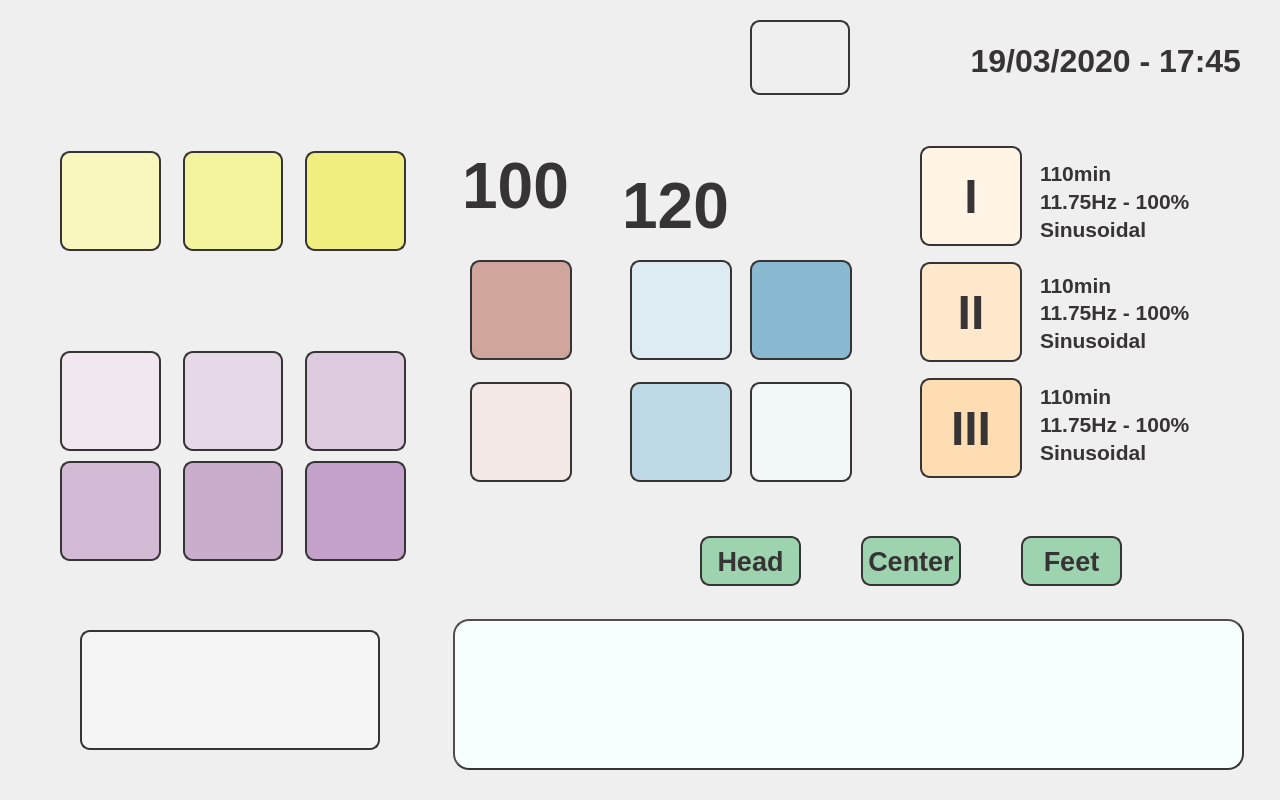
<?xml version="1.0" encoding="UTF-8"?>
<ui version="4.0">
 <class>Dialog</class>
 <widget class="QDialog" name="Dialog">
  <property name="geometry">
   <rect>
    <x>0</x>
    <y>0</y>
    <width>1280</width>
    <height>800</height>
   </rect>
  </property>
  <property name="windowTitle">
   <string>Dialog</string>
  </property>
  <property name="styleSheet">
   <string notr="true">QDialog {
background-image: url(:/background/resources/background_stretcher_infinity_01.png);
}</string>
  </property>
  <widget class="QWidget" name="layoutWidget">
   <property name="geometry">
    <rect>
     <x>60</x>
     <y>350</y>
     <width>346</width>
     <height>102</height>
    </rect>
   </property>
   <layout class="QHBoxLayout" name="horizontalLayout_2">
    <property name="spacing">
     <number>22</number>
    </property>
    <item>
     <widget class="QPushButton" name="freq1Button">
      <property name="minimumSize">
       <size>
        <width>100</width>
        <height>100</height>
       </size>
      </property>
      <property name="styleSheet">
       <string notr="true">background-image: url(:/frequencies/resources/7_83Hz.png);
background-color: rgb(240, 231, 240);
border-radius: 10px;
border:2px solid rgb(55, 52, 53);</string>
      </property>
      <property name="text">
       <string/>
      </property>
     </widget>
    </item>
    <item>
     <widget class="QPushButton" name="freq2Button">
      <property name="minimumSize">
       <size>
        <width>100</width>
        <height>100</height>
       </size>
      </property>
      <property name="styleSheet">
       <string notr="true">background-image: url(:/frequencies/resources/11_79Hz.png);
background-color: rgb(230, 217, 231);
border-radius: 10px;
border:2px solid rgb(55, 52, 53);</string>
      </property>
      <property name="text">
       <string/>
      </property>
     </widget>
    </item>
    <item>
     <widget class="QPushButton" name="freq3Button">
      <property name="minimumSize">
       <size>
        <width>100</width>
        <height>100</height>
       </size>
      </property>
      <property name="styleSheet">
       <string notr="true">background-image: url(:/frequencies/resources/16_67Hz.png);
background-color: rgb(221, 202, 222);
border-radius: 10px;
border:2px solid rgb(55, 52, 53);</string>
      </property>
      <property name="text">
       <string/>
      </property>
     </widget>
    </item>
   </layout>
  </widget>
  <widget class="QWidget" name="layoutWidget_2">
   <property name="geometry">
    <rect>
     <x>60</x>
     <y>460</y>
     <width>346</width>
     <height>102</height>
    </rect>
   </property>
   <layout class="QHBoxLayout" name="horizontalLayout_3">
    <property name="spacing">
     <number>22</number>
    </property>
    <item>
     <widget class="QPushButton" name="freq4Button">
      <property name="minimumSize">
       <size>
        <width>100</width>
        <height>100</height>
       </size>
      </property>
      <property name="styleSheet">
       <string notr="true">background-image: url(:/frequencies/resources/23_58Hz.png);
background-color: rgb(211, 187, 213);
border-radius: 10px;
border:2px solid rgb(55, 52, 53);</string>
      </property>
      <property name="text">
       <string/>
      </property>
     </widget>
    </item>
    <item>
     <widget class="QPushButton" name="freq5Button">
      <property name="minimumSize">
       <size>
        <width>100</width>
        <height>100</height>
       </size>
      </property>
      <property name="styleSheet">
       <string notr="true">background-image: url(:/frequencies/resources/30_80Hz.png);
background-color: rgb(202, 173, 204);
border-radius: 10px;
border:2px solid rgb(55, 52, 53);</string>
      </property>
      <property name="text">
       <string/>
      </property>
     </widget>
    </item>
    <item>
     <widget class="QPushButton" name="freq6Button">
      <property name="minimumSize">
       <size>
        <width>100</width>
        <height>100</height>
       </size>
      </property>
      <property name="styleSheet">
       <string notr="true">background-image: url(:/frequencies/resources/62_64Hz.png);
background-color: rgb(196, 161, 203);
border-radius: 10px;
border:2px solid rgb(55, 52, 53);</string>
      </property>
      <property name="text">
       <string/>
      </property>
     </widget>
    </item>
   </layout>
  </widget>
  <widget class="QWidget" name="layoutWidget_3">
   <property name="geometry">
    <rect>
     <x>630</x>
     <y>260</y>
     <width>102</width>
     <height>224</height>
    </rect>
   </property>
   <layout class="QVBoxLayout" name="verticalLayout_2">
    <property name="spacing">
     <number>22</number>
    </property>
    <item>
     <widget class="QPushButton" name="min30Button">
      <property name="minimumSize">
       <size>
        <width>100</width>
        <height>100</height>
       </size>
      </property>
      <property name="styleSheet">
       <string notr="true">background-image: url(:/buttons/resources/30min.png);
background-color: rgb(221, 235, 242);
border-radius: 10px;
border:2px solid rgb(55, 52, 53);</string>
      </property>
      <property name="text">
       <string/>
      </property>
     </widget>
    </item>
    <item>
     <widget class="QPushButton" name="min45Button">
      <property name="minimumSize">
       <size>
        <width>100</width>
        <height>100</height>
       </size>
      </property>
      <property name="styleSheet">
       <string notr="true">background-image: url(:/buttons/resources/40min.png);
background-color: rgb(191, 218, 231);
border-radius: 10px;
border:2px solid rgb(55, 52, 53);</string>
      </property>
      <property name="text">
       <string/>
      </property>
     </widget>
    </item>
   </layout>
  </widget>
  <widget class="QWidget" name="layoutWidget_4">
   <property name="geometry">
    <rect>
     <x>750</x>
     <y>260</y>
     <width>102</width>
     <height>224</height>
    </rect>
   </property>
   <layout class="QVBoxLayout" name="verticalLayout_3">
    <property name="spacing">
     <number>22</number>
    </property>
    <item>
     <widget class="QPushButton" name="timeUpButton">
      <property name="minimumSize">
       <size>
        <width>100</width>
        <height>100</height>
       </size>
      </property>
      <property name="styleSheet">
       <string notr="true">background-image: url(:/buttons/resources/Arriba.png);
background-color: rgb(138, 186, 210);
border-radius: 10px;
border:2px solid rgb(55, 52, 53);</string>
      </property>
      <property name="text">
       <string/>
      </property>
     </widget>
    </item>
    <item>
     <widget class="QPushButton" name="timeDwnButton">
      <property name="minimumSize">
       <size>
        <width>100</width>
        <height>100</height>
       </size>
      </property>
      <property name="styleSheet">
       <string notr="true">background-image: url(:/buttons/resources/Abajo.png);
background-color: rgb(242, 248, 250);
border-radius: 10px;
border:2px solid rgb(55, 52, 53);</string>
      </property>
      <property name="text">
       <string/>
      </property>
     </widget>
    </item>
   </layout>
  </widget>
  <widget class="QPushButton" name="startButton">
   <property name="geometry">
    <rect>
     <x>80</x>
     <y>630</y>
     <width>300</width>
     <height>120</height>
    </rect>
   </property>
   <property name="minimumSize">
    <size>
     <width>100</width>
     <height>100</height>
    </size>
   </property>
   <property name="styleSheet">
    <string notr="true">background-image: url(:/buttons/resources/Play.png);
background-color: rgb(245, 245, 245);
border-radius: 10px;
border:2px solid rgb(55, 52, 53);</string>
   </property>
   <property name="text">
    <string/>
   </property>
  </widget>
  <widget class="QWidget" name="layoutWidget">
   <property name="geometry">
    <rect>
     <x>60</x>
     <y>150</y>
     <width>346</width>
     <height>102</height>
    </rect>
   </property>
   <layout class="QHBoxLayout" name="horizontalLayout">
    <property name="spacing">
     <number>22</number>
    </property>
    <item>
     <widget class="QPushButton" name="triangularButton">
      <property name="minimumSize">
       <size>
        <width>100</width>
        <height>100</height>
       </size>
      </property>
      <property name="styleSheet">
       <string notr="true">background-image: url(:/buttons/resources/Triangular.png);
background-color: rgb(248, 247, 190);
border-radius: 10px;
border:2px solid rgb(55, 52, 53);</string>
      </property>
      <property name="text">
       <string/>
      </property>
     </widget>
    </item>
    <item>
     <widget class="QPushButton" name="squareButton">
      <property name="minimumSize">
       <size>
        <width>100</width>
        <height>100</height>
       </size>
      </property>
      <property name="styleSheet">
       <string notr="true">background-image: url(:/buttons/resources/Cuadrada.png);
background-color: rgb(244, 243, 158);
border-radius: 10px;
border:2px solid rgb(55, 52, 53);</string>
      </property>
      <property name="text">
       <string/>
      </property>
     </widget>
    </item>
    <item>
     <widget class="QPushButton" name="sinusoidalButton">
      <property name="minimumSize">
       <size>
        <width>100</width>
        <height>100</height>
       </size>
      </property>
      <property name="styleSheet">
       <string notr="true">background-image: url(:/buttons/resources/Sinus.png);
background-color: rgb(240, 238, 126);
border-radius: 10px;
border:2px solid rgb(55, 52, 53);</string>
      </property>
      <property name="text">
       <string/>
      </property>
     </widget>
    </item>
   </layout>
  </widget>
  <widget class="QWidget" name="layoutWidget">
   <property name="geometry">
    <rect>
     <x>470</x>
     <y>260</y>
     <width>102</width>
     <height>224</height>
    </rect>
   </property>
   <layout class="QVBoxLayout" name="verticalLayout">
    <property name="spacing">
     <number>22</number>
    </property>
    <item>
     <widget class="QPushButton" name="powerUpButton">
      <property name="minimumSize">
       <size>
        <width>100</width>
        <height>100</height>
       </size>
      </property>
      <property name="styleSheet">
       <string notr="true">background-image: url(:/buttons/resources/Arriba.png);
background-color: rgb(208, 165, 156);
border-radius: 10px;
border:2px solid rgb(55, 52, 53);</string>
      </property>
      <property name="text">
       <string/>
      </property>
     </widget>
    </item>
    <item>
     <widget class="QPushButton" name="powerDwnButton">
      <property name="minimumSize">
       <size>
        <width>100</width>
        <height>100</height>
       </size>
      </property>
      <property name="styleSheet">
       <string notr="true">background-image: url(:/buttons/resources/Abajo.png);
background-color: rgb(244, 233, 231);
border-radius: 10px;
border:2px solid rgb(55, 52, 53);</string>
      </property>
      <property name="text">
       <string/>
      </property>
     </widget>
    </item>
   </layout>
  </widget>
  <widget class="QWidget" name="layoutWidget">
   <property name="geometry">
    <rect>
     <x>920</x>
     <y>140</y>
     <width>102</width>
     <height>346</height>
    </rect>
   </property>
   <layout class="QVBoxLayout" name="verticalLayout_4">
    <property name="spacing">
     <number>10</number>
    </property>
    <item>
     <widget class="QPushButton" name="mem1Button">
      <property name="minimumSize">
       <size>
        <width>100</width>
        <height>100</height>
       </size>
      </property>
      <property name="font">
       <font>
        <family>Liberation Sans</family>
        <pointsize>36</pointsize>
        <weight>75</weight>
        <bold>true</bold>
       </font>
      </property>
      <property name="focusPolicy">
       <enum>Qt::NoFocus</enum>
      </property>
      <property name="styleSheet">
       <string notr="true">color: rgb(55, 52, 53);
background-color: rgb(255, 244, 230);
border-radius: 10px;
border:2px solid rgb(55, 52, 53);</string>
      </property>
      <property name="text">
       <string>I</string>
      </property>
     </widget>
    </item>
    <item>
     <widget class="QPushButton" name="mem2Button">
      <property name="minimumSize">
       <size>
        <width>100</width>
        <height>100</height>
       </size>
      </property>
      <property name="font">
       <font>
        <family>Liberation Sans</family>
        <pointsize>36</pointsize>
        <weight>75</weight>
        <bold>true</bold>
       </font>
      </property>
      <property name="focusPolicy">
       <enum>Qt::NoFocus</enum>
      </property>
      <property name="styleSheet">
       <string notr="true">color: rgb(55, 52, 53);
background-color: rgb(255, 232, 204);
border-radius: 10px;
border:2px solid rgb(55, 52, 53);</string>
      </property>
      <property name="text">
       <string>II</string>
      </property>
     </widget>
    </item>
    <item>
     <widget class="QPushButton" name="mem3Button">
      <property name="minimumSize">
       <size>
        <width>100</width>
        <height>100</height>
       </size>
      </property>
      <property name="font">
       <font>
        <family>Liberation Sans</family>
        <pointsize>36</pointsize>
        <weight>75</weight>
        <bold>true</bold>
       </font>
      </property>
      <property name="focusPolicy">
       <enum>Qt::NoFocus</enum>
      </property>
      <property name="styleSheet">
       <string notr="true">color: rgb(55, 52, 53);
background-color: rgb(255, 221, 179);
border-radius: 10px;
border:2px solid rgb(55, 52, 53);</string>
      </property>
      <property name="text">
       <string>III</string>
      </property>
     </widget>
    </item>
   </layout>
  </widget>
  <widget class="QWidget" name="layoutWidget">
   <property name="geometry">
    <rect>
     <x>1040</x>
     <y>160</y>
     <width>171</width>
     <height>305</height>
    </rect>
   </property>
   <layout class="QVBoxLayout" name="verticalLayout_8">
    <property name="spacing">
     <number>30</number>
    </property>
    <item>
     <layout class="QVBoxLayout" name="verticalLayout_5">
      <property name="spacing">
       <number>2</number>
      </property>
      <item>
       <widget class="QLabel" name="mem11Label">
        <property name="font">
         <font>
          <family>Liberation Sans</family>
          <pointsize>16</pointsize>
          <weight>75</weight>
          <bold>true</bold>
         </font>
        </property>
        <property name="styleSheet">
         <string notr="true">color: rgb(55, 52, 53);</string>
        </property>
        <property name="text">
         <string>110min</string>
        </property>
       </widget>
      </item>
      <item>
       <widget class="QLabel" name="mem12Label">
        <property name="font">
         <font>
          <family>Liberation Sans</family>
          <pointsize>16</pointsize>
          <weight>75</weight>
          <bold>true</bold>
         </font>
        </property>
        <property name="styleSheet">
         <string notr="true">color: rgb(55, 52, 53);</string>
        </property>
        <property name="text">
         <string>11.75Hz - 100%</string>
        </property>
       </widget>
      </item>
      <item>
       <widget class="QLabel" name="mem13Label">
        <property name="font">
         <font>
          <family>Liberation Sans</family>
          <pointsize>16</pointsize>
          <weight>75</weight>
          <bold>true</bold>
         </font>
        </property>
        <property name="styleSheet">
         <string notr="true">color: rgb(55, 52, 53);</string>
        </property>
        <property name="text">
         <string>Sinusoidal</string>
        </property>
       </widget>
      </item>
     </layout>
    </item>
    <item>
     <layout class="QVBoxLayout" name="verticalLayout_6">
      <property name="spacing">
       <number>2</number>
      </property>
      <item>
       <widget class="QLabel" name="mem21Label">
        <property name="font">
         <font>
          <family>Liberation Sans</family>
          <pointsize>16</pointsize>
          <weight>75</weight>
          <bold>true</bold>
         </font>
        </property>
        <property name="styleSheet">
         <string notr="true">color: rgb(55, 52, 53);</string>
        </property>
        <property name="text">
         <string>110min</string>
        </property>
       </widget>
      </item>
      <item>
       <widget class="QLabel" name="mem22Label">
        <property name="font">
         <font>
          <family>Liberation Sans</family>
          <pointsize>16</pointsize>
          <weight>75</weight>
          <bold>true</bold>
         </font>
        </property>
        <property name="styleSheet">
         <string notr="true">color: rgb(55, 52, 53);</string>
        </property>
        <property name="text">
         <string>11.75Hz - 100%</string>
        </property>
       </widget>
      </item>
      <item>
       <widget class="QLabel" name="mem23Label">
        <property name="font">
         <font>
          <family>Liberation Sans</family>
          <pointsize>16</pointsize>
          <weight>75</weight>
          <bold>true</bold>
         </font>
        </property>
        <property name="styleSheet">
         <string notr="true">color: rgb(55, 52, 53);</string>
        </property>
        <property name="text">
         <string>Sinusoidal</string>
        </property>
       </widget>
      </item>
     </layout>
    </item>
    <item>
     <layout class="QVBoxLayout" name="verticalLayout_7">
      <property name="spacing">
       <number>2</number>
      </property>
      <item>
       <widget class="QLabel" name="mem31Label">
        <property name="font">
         <font>
          <family>Liberation Sans</family>
          <pointsize>16</pointsize>
          <weight>75</weight>
          <bold>true</bold>
         </font>
        </property>
        <property name="styleSheet">
         <string notr="true">color: rgb(55, 52, 53);</string>
        </property>
        <property name="text">
         <string>110min</string>
        </property>
       </widget>
      </item>
      <item>
       <widget class="QLabel" name="mem32Label">
        <property name="font">
         <font>
          <family>Liberation Sans</family>
          <pointsize>16</pointsize>
          <weight>75</weight>
          <bold>true</bold>
         </font>
        </property>
        <property name="styleSheet">
         <string notr="true">color: rgb(55, 52, 53);</string>
        </property>
        <property name="text">
         <string>11.75Hz - 100%</string>
        </property>
       </widget>
      </item>
      <item>
       <widget class="QLabel" name="mem33Label">
        <property name="font">
         <font>
          <family>Liberation Sans</family>
          <pointsize>16</pointsize>
          <weight>75</weight>
          <bold>true</bold>
         </font>
        </property>
        <property name="styleSheet">
         <string notr="true">color: rgb(55, 52, 53);</string>
        </property>
        <property name="text">
         <string>Sinusoidal</string>
        </property>
       </widget>
      </item>
     </layout>
    </item>
   </layout>
  </widget>
  <widget class="QWidget" name="layoutWidget">
   <property name="geometry">
    <rect>
     <x>700</x>
     <y>510</y>
     <width>422</width>
     <height>102</height>
    </rect>
   </property>
   <layout class="QHBoxLayout" name="horizontalLayout_4">
    <property name="spacing">
     <number>60</number>
    </property>
    <item>
     <widget class="QPushButton" name="ch1Button">
      <property name="minimumSize">
       <size>
        <width>100</width>
        <height>50</height>
       </size>
      </property>
      <property name="font">
       <font>
        <family>Liberation Sans</family>
        <pointsize>20</pointsize>
        <weight>75</weight>
        <bold>true</bold>
       </font>
      </property>
      <property name="focusPolicy">
       <enum>Qt::NoFocus</enum>
      </property>
      <property name="styleSheet">
       <string notr="true">color: rgb(55, 52, 53);
background-color: rgb(157, 211, 175);
border-radius: 10px;
border:2px solid rgb(55, 52, 53);</string>
      </property>
      <property name="text">
       <string>Head</string>
      </property>
     </widget>
    </item>
    <item>
     <widget class="QPushButton" name="ch2Button">
      <property name="minimumSize">
       <size>
        <width>100</width>
        <height>50</height>
       </size>
      </property>
      <property name="font">
       <font>
        <family>Liberation Sans</family>
        <pointsize>20</pointsize>
        <weight>75</weight>
        <bold>true</bold>
       </font>
      </property>
      <property name="focusPolicy">
       <enum>Qt::NoFocus</enum>
      </property>
      <property name="styleSheet">
       <string notr="true">color: rgb(55, 52, 53);
background-color: rgb(157, 211, 175);
border-radius: 10px;
border:2px solid rgb(55, 52, 53);</string>
      </property>
      <property name="text">
       <string>Center</string>
      </property>
     </widget>
    </item>
    <item>
     <widget class="QPushButton" name="ch3Button">
      <property name="minimumSize">
       <size>
        <width>100</width>
        <height>50</height>
       </size>
      </property>
      <property name="font">
       <font>
        <family>Liberation Sans</family>
        <pointsize>20</pointsize>
        <weight>75</weight>
        <bold>true</bold>
       </font>
      </property>
      <property name="focusPolicy">
       <enum>Qt::NoFocus</enum>
      </property>
      <property name="styleSheet">
       <string notr="true">color: rgb(55, 52, 53);
background-color: rgb(157, 211, 175);
border-radius: 10px;
border:2px solid rgb(55, 52, 53);</string>
      </property>
      <property name="text">
       <string>Feet</string>
      </property>
     </widget>
    </item>
   </layout>
  </widget>
  <widget class="QLabel" name="minutesLabel">
   <property name="geometry">
    <rect>
     <x>620</x>
     <y>170</y>
     <width>111</width>
     <height>61</height>
    </rect>
   </property>
   <property name="font">
    <font>
     <family>Liberation Sans</family>
     <pointsize>48</pointsize>
     <weight>75</weight>
     <bold>true</bold>
    </font>
   </property>
   <property name="styleSheet">
    <string notr="true">color: rgb(55, 52, 53);</string>
   </property>
   <property name="text">
    <string>120</string>
   </property>
   <property name="alignment">
    <set>Qt::AlignHCenter|Qt::AlignTop</set>
   </property>
  </widget>
  <widget class="QLabel" name="powerLabel">
   <property name="geometry">
    <rect>
     <x>460</x>
     <y>150</y>
     <width>111</width>
     <height>61</height>
    </rect>
   </property>
   <property name="font">
    <font>
     <family>Liberation Sans</family>
     <pointsize>48</pointsize>
     <weight>75</weight>
     <bold>true</bold>
    </font>
   </property>
   <property name="styleSheet">
    <string notr="true">color: rgb(55, 52, 53);</string>
   </property>
   <property name="text">
    <string>100</string>
   </property>
   <property name="alignment">
    <set>Qt::AlignHCenter|Qt::AlignTop</set>
   </property>
  </widget>
  <widget class="QLabel" name="date_timeLabel">
   <property name="geometry">
    <rect>
     <x>910</x>
     <y>40</y>
     <width>331</width>
     <height>41</height>
    </rect>
   </property>
   <property name="font">
    <font>
     <family>Liberation Sans</family>
     <pointsize>24</pointsize>
     <weight>75</weight>
     <bold>true</bold>
    </font>
   </property>
   <property name="styleSheet">
    <string notr="true">color: rgb(55, 52, 53);</string>
   </property>
   <property name="text">
    <string>19/03/2020 - 17:45</string>
   </property>
   <property name="alignment">
    <set>Qt::AlignRight|Qt::AlignTrailing|Qt::AlignVCenter</set>
   </property>
  </widget>
  <widget class="QTextEdit" name="textEdit">
   <property name="geometry">
    <rect>
     <x>453</x>
     <y>619</y>
     <width>791</width>
     <height>151</height>
    </rect>
   </property>
   <property name="styleSheet">
    <string notr="true">border:2px outset;
background-color: rgb(246, 255, 254);
border-radius: 16px;
color: rgb(0, 0, 127);
border-color: rgb(55, 52, 53);</string>
   </property>
  </widget>
  <widget class="QPushButton" name="diagButton">
   <property name="geometry">
    <rect>
     <x>45</x>
     <y>25</y>
     <width>186</width>
     <height>46</height>
    </rect>
   </property>
   <property name="styleSheet">
    <string notr="true">background-color: rgba(255, 255, 255, 0);
border: 0px</string>
   </property>
   <property name="text">
    <string/>
   </property>
  </widget>
  <widget class="QPushButton" name="wifiButton">
   <property name="geometry">
    <rect>
     <x>750</x>
     <y>20</y>
     <width>100</width>
     <height>75</height>
    </rect>
   </property>
   <property name="minimumSize">
    <size>
     <width>100</width>
     <height>75</height>
    </size>
   </property>
   <property name="font">
    <font>
     <family>Liberation Sans</family>
     <pointsize>20</pointsize>
     <weight>75</weight>
     <bold>true</bold>
    </font>
   </property>
   <property name="focusPolicy">
    <enum>Qt::NoFocus</enum>
   </property>
   <property name="styleSheet">
    <string notr="true">color: rgb(55, 52, 53);
border-radius: 10px;
border:2px solid rgb(55, 52, 53);</string>
   </property>
   <property name="text">
    <string/>
   </property>
   <property name="icon">
    <iconset resource="stretcher3_res.qrc">
     <normaloff>:/buttons/resources/wifi-symbol_disa.png</normaloff>:/buttons/resources/wifi-symbol_disa.png</iconset>
   </property>
   <property name="iconSize">
    <size>
     <width>75</width>
     <height>75</height>
    </size>
   </property>
  </widget>
 </widget>
 <resources>
  <include location="stretcher3_res.qrc"/>
 </resources>
 <connections/>
</ui>
